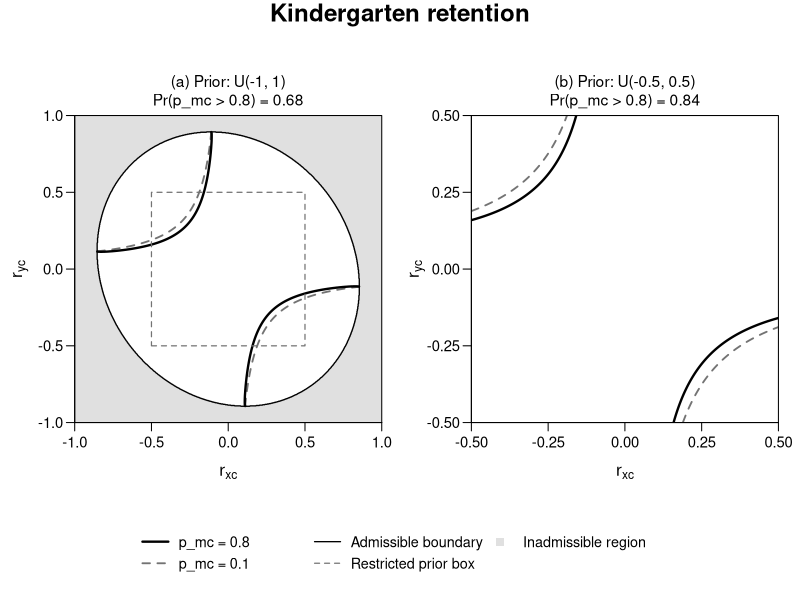
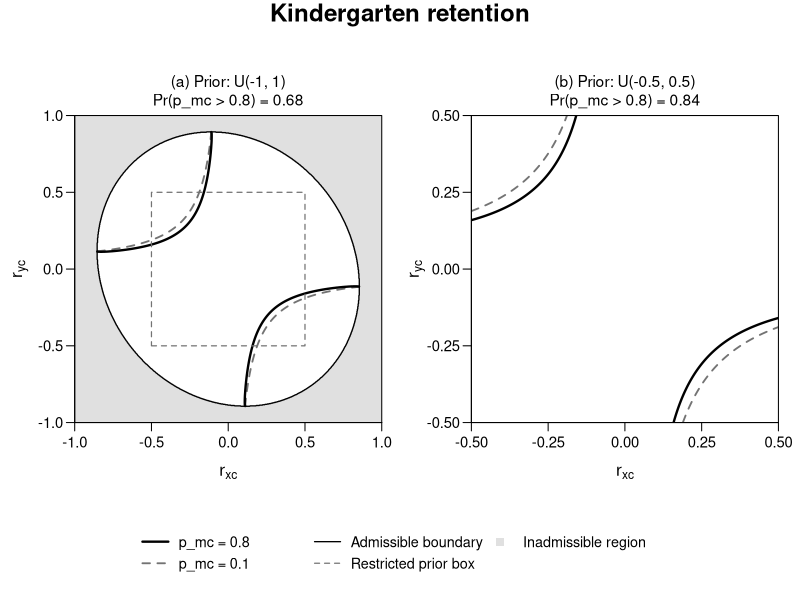
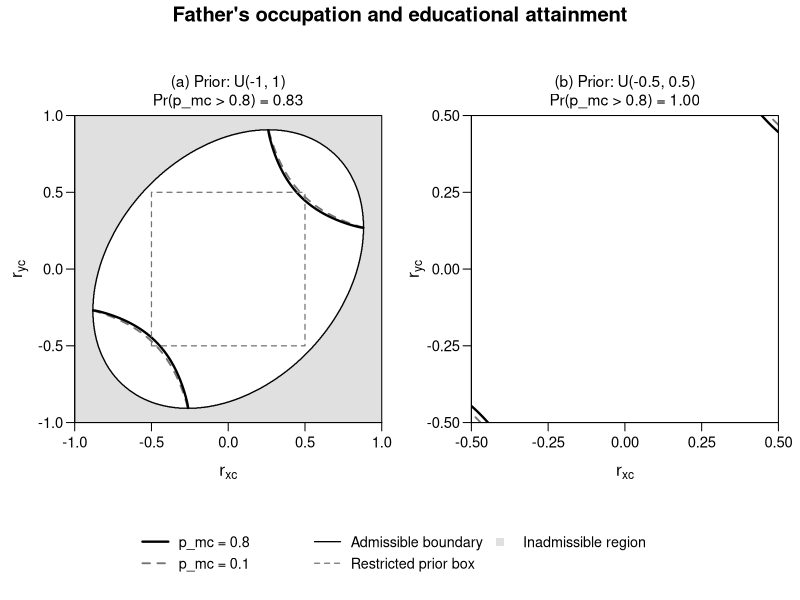
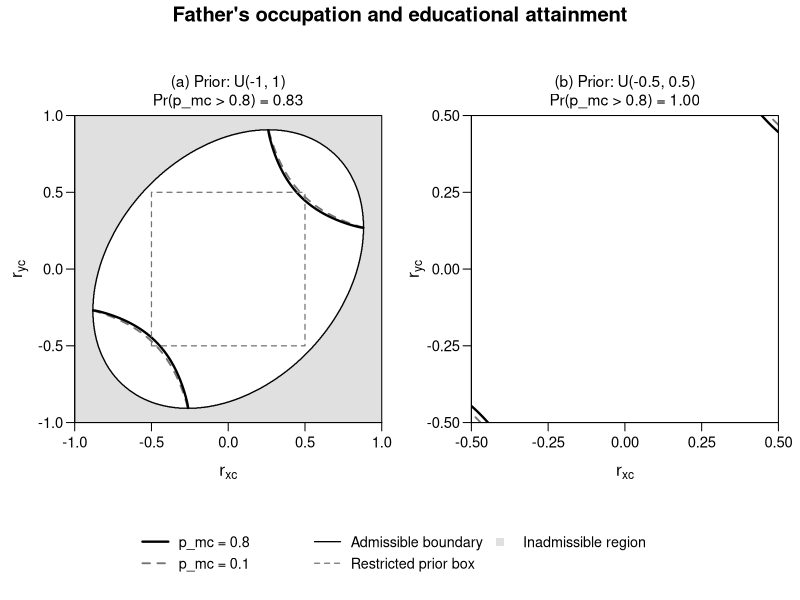

Recreate these plots in R, in order.
# robustness.R -- base R only; run with Rscript robustness.R or source().
# Outputs beside this script: one Table A3 CSV and Figures 1/2 as PDF + PNG.
# Degrees of freedom, 1.96 cutoff, 0.8 threshold,
# 1,000 marginal draws, 100 repetitions and both seed-123 streams are retained.
# Correlation reconstruction and original single-run checks use final_ver's RNG
# order, INCLUDING its initial mcdat() call before the 1,000 replications.
# Table A3 then resets seed=123, exactly as the separate diagnostics script.
# Figure design is unchanged; probability labels now use Table A3's 100-run means.
# Both figures use two-decimal probability labels.

output_dir <- local({
  source_files <- lapply(sys.frames(), function(frame) frame$ofile)
  source_files <- Filter(function(path) is.character(path) && length(path) == 1L,
                         source_files)
  script_arg <- grep('^--file=', commandArgs(trailingOnly = FALSE), value = TRUE)
  script_file <- if (length(source_files)) {
    tail(source_files, 1L)[[1L]]
  } else if (length(script_arg)) {
    sub('^--file=', '', script_arg[1L])
  } else {
    NULL
  }
  script_dir <- if (is.null(script_file)) getwd() else dirname(normalizePath(script_file))
  path <- script_dir
  dir.create(path, recursive = TRUE, showWarnings = FALSE)
  path
})

vrnorm <- Vectorize(rnorm,c("n","mean","sd"))

mcdat <- function() {
  dat <- mat.or.vec(7639,4)
  size <- c(9,12,14,12,24,23,47,48,46,48,47,49,45,39,8,3054,1661,983,323,441,154,213,143,85,49,35,16,8,3)
  dat[,1] <- rep(c(1,0),times=c(471,7168))
  dat[,2] <- rep(1:29,times=size)
  # Define means and standard deviations for the logit of propensity scores (z)
  meanz <- c(-5.42, -4.25, -3.42, -2.98, -2.57, -2.15, -1.75, -1.24, -0.83, -0.46, 
             -0.01, 0.53, 1.16, 1.99, 3.7, -5.38, -4.27, -3.5, -2.97, -2.55, 
             -2.14, -1.77, -1.27, -0.86, -0.47, -0.04, 0.56, 1.14, 1.8)
  sdz <- c(0.4, 0.24, 0.2, 0.1, 0.17, 0.07, 0.15, 0.14, 0.11, 0.12, 0.11, 0.22, 
           0.2, 0.33, 1.09, 0.39, 0.25, 0.2, 0.1, 0.16, 0.07, 0.15, 0.14, 0.1, 
           0.11, 0.15, 0.17, 0.17, 0.17)
  z <- vrnorm(size,meanz,sdz)
  z <- unlist(z)
  dat[,3] <- z
  # Define means and standard deviations for reading scores (y)
  meany <- c(47.41,47.25,42.66, 45.24,44.07,36.63,37.41,39.79,37.78,35,34.3,32.06,31.09,33.87,32.84,
             59.22,55.62,52.49,52.45,50.05,48.77,45.89,46,43.28,42.18,40.45,33.03,35.27,40.47)
  sdy <- c(11.73,15.50,15.92,17.32,14.43,13.88,10.92,15.37,12.27,9.77,9.05,9.31,11.96,9.15,
           7.71,11.64,11.30,11.95,12.53,12.15,12.67,12.40,13.37,11.52,13.34,13.08,14.33,8.25,8.60)
  y <- vrnorm(size,meany,sdy)
  y <- unlist(y)
  dat[,4] <- y
  dat <- data.frame(dat)
  colnames(dat) <- c("x","strata","z","y")
  rxz <- cor(dat$x,dat$z)
  ryz <- cor(dat$y,dat$z)
  rxy <- cor(dat$x,dat$y)
  rxyonz <- (rxy-rxz*ryz)/sqrt((1-rxz^2)*(1-ryz^2))
  result <- c(rxz,ryz,rxy,rxyonz)
  return(result)
}

# Explicitly retain the default RNG used in the supplied R scripts (R >= 3.6).
RNGkind("Mersenne-Twister", "Inversion", "Rejection")
set.seed(123)
cat("R version:", R.version.string, "\nRNG kind:",
    paste(RNGkind(), collapse=", "), "\nSeeds: 123 for each original script stream.\n")

# The first 15 group sizes total 471 retained children; the other 14 total
# 7,168 promoted children (N=7,639). Keep all original summary inputs.
# z and y are generated independently WITHIN each treatment-by-stratum cell.
# This imposes zero within-cell covariance; Table 8's marginal summaries do
# not identify that covariance or a unique study correlation matrix.
# In particular, r_yz is negative. The downstream model uses r_yz^2.
# These are synthetic working correlations, not recovered raw study records.
initial_mcdat <- mcdat()  # Preserve original RNG consumption; not one of the 1,000.
output <- t(replicate(1000L, mcdat()))
colnames(output) <- c("rxz", "ryz", "rxy", "rxy|z")
correlation_summary <- data.frame(
  correlation=colnames(output), mean=colMeans(output),
  sd_across_simulations=apply(output, 2L, sd),
  mcse_mean_1000=apply(output, 2L, sd)/sqrt(1000L),
  first_500_mean=colMeans(output[1:500, ]),
  last_500_mean=colMeans(output[501:1000, ]), row.names=NULL)
correlation_summary$half_difference <- abs(correlation_summary$first_500_mean -
                                           correlation_summary$last_500_mean)
checkpoints <- c(100L, 250L, 500L, 750L, 1000L)
correlation_running_means <- data.frame(
  simulations=checkpoints,
  t(vapply(checkpoints, function(n) colMeans(output[seq_len(n), ]), numeric(4L))),
  check.names=FALSE)
cat("\nHong & Raudenbush: 1,000 synthetic data sets\n")
print(correlation_summary, digits=10, row.names=FALSE)
cat("\nCumulative means (stability diagnostic, not proof of convergence):\n")
print(correlation_running_means, digits=10, row.names=FALSE)
cat("\nPMC working inputs retained: partial r=-0.13, r_xz=0.52, |r_yz|=0.45.\n",
    "Reconstruction r_yz is negative; squared inputs remain 0.2704 / 0.2025.\n",
    "Within-cell covariance is unidentified and is set to zero by mcdat().\n", sep="")

n_marginal <- 1000L
n_repeats <- 100L
threshold <- 0.8
# Frank (2000), Table 1: two observed covariates require a matrix cross term.
# Keep full precision for both Monte Carlo inputs and the Education surface.
education_inputs <- local({
  rxy <- 0.427
  rXZ <- c(-0.437, -0.289)
  rYZ <- c(-0.317, -0.350)
  RZZ <- matrix(c(1, 0.263, 0.263, 1), 2L)
  cross_term <- drop(crossprod(rXZ, solve(RZZ, rYZ)))
  rxz2 <- drop(crossprod(rXZ, solve(RZZ, rXZ)))
  ryz2 <- drop(crossprod(rYZ, solve(RZZ, rYZ)))
  list(cross_term=cross_term, rxz2=rxz2, ryz2=ryz2,
       partial_r=(rxy-cross_term)/sqrt((1-rxz2)*(1-ryz2)))
})
scenarios <- list(
  list(name = "Retention U(-1,1)", bounds = c(-1,1), partial_r=-0.13,
       rxz2=0.52^2, ryz2=0.45^2, nu=7635, direction=-1),
  list(name = "Retention U(-0.5,0.5)", bounds = c(-0.5,0.5), partial_r=-0.13,
       rxz2=0.52^2, ryz2=0.45^2, nu=7635, direction=-1),
  list(name = "Education U(-1,1)", bounds = c(-1,1), partial_r=education_inputs$partial_r,
       rxz2=education_inputs$rxz2, ryz2=education_inputs$ryz2, nu=10562, direction=+1),
  list(name = "Education U(-0.5,0.5)", bounds = c(-0.5,0.5), partial_r=education_inputs$partial_r,
       rxz2=education_inputs$rxz2, ryz2=education_inputs$ryz2, nu=10562, direction=+1)
)

# Shared pointwise calculation, algebraically identical to hong()/edu().
# Strict admissibility is identical to diagnostics and the drawing surface.
# No binomial standard error is computed from Cartesian pairs: they share axes.
evaluate_pairs <- function(xs, ys, partial_r, rxz2, ryz2, nu, direction) {
  xx <- matrix(rep(xs, times=length(ys)), nrow=length(xs))
  yy <- matrix(rep(ys, each=length(xs)), nrow=length(xs))
  q <- partial_r * sqrt((1-rxz2) * (1-ryz2))
  vx <- 1 - rxz2 - xx*xx
  vy <- 1 - ryz2 - yy*yy
  adjusted <- q - xx*yy
  determinant <- vx*vy - adjusted*adjusted
  valid <- vx > 0 & vy > 0 & determinant > 0
  n_valid <- sum(valid)
  if (!n_valid) stop("No admissible candidate pairs")
  z <- direction * adjusted[valid] / sqrt(determinant[valid] / nu) - 1.96
  p <- pnorm(z)
  c(p_hat=mean(p > threshold), n_admissible=n_valid,
    acceptance_rate=n_valid/(length(xs)*length(ys)),
    mean_pointwise_pmc=mean(p),
    pmc_q025=unname(quantile(p, 0.025)), pmc_q975=unname(quantile(p, 0.975)),
    determinant_only_extra=sum(determinant > 0 & !valid))
}

estimate_one <- function(bounds, partial_r, rxz2, ryz2, nu, direction) {
  xs <- sort(runif(n_marginal, bounds[1], bounds[2]))
  ys <- sort(runif(n_marginal, bounds[1], bounds[2]))
  evaluate_pairs(xs, ys, partial_r, rxz2, ryz2, nu, direction)
}

# Reproduce the four original figure-script estimates BEFORE resetting the RNG.
# These single-run results are retained for comparison, not used as final labels.
original_single_run <- do.call(rbind, lapply(scenarios, function(s) {
  a <- estimate_one(s$bounds, s$partial_r, s$rxz2, s$ryz2, s$nu, s$direction)
  data.frame(scenario=s$name, as.list(a), check.names=FALSE)
}))
cat("\nOriginal final_ver single-run checks (original RNG order):\n")
print(original_single_run, digits=10, row.names=FALSE)

# Independent seed reset preserves every repetition of PMC_100run_diagnostics.R.
set.seed(123)
all_runs <- vector("list", length(scenarios))
summary_rows <- vector("list", length(scenarios))
for (i in seq_along(scenarios)) {
  s <- scenarios[[i]]
  rep_results <- replicate(n_repeats,
    estimate_one(s$bounds, s$partial_r, s$rxz2, s$ryz2, s$nu, s$direction))
  h <- as.numeric(rep_results["p_hat", ])
  n_accepted <- as.numeric(rep_results["n_admissible", ])
  all_runs[[i]] <- data.frame(
    scenario=s$name, run=seq_len(n_repeats), p_hat=h,
    n_admissible=n_accepted,
    acceptance_rate=as.numeric(rep_results["acceptance_rate", ]))
  summary_rows[[i]] <- data.frame(
    scenario=s$name,
    mean_accepted=mean(n_accepted), min_accepted=min(n_accepted),
    max_accepted=max(n_accepted), mean_p=mean(h), sd_across_runs=sd(h),
    se_mean_100=sd(h)/sqrt(n_repeats),
    first_50_mean=mean(h[1:50]), last_50_mean=mean(h[51:100]),
    half_difference=abs(mean(h[1:50])-mean(h[51:100])),
    n_repeats=n_repeats, n_marginal=n_marginal,
    candidate_pairs_per_run=n_marginal^2, threshold=threshold,
    partial_r=s$partial_r, rxz2=s$rxz2, ryz2=s$ryz2, nu=s$nu,
    direction=s$direction, mean_acceptance_rate=mean(n_accepted)/n_marginal^2,
    original_single_run_p=original_single_run$p_hat[i],
    figure_label_2dp=sprintf("%.2f", mean(h)),
    determinant_only_extra_pairs=sum(rep_results["determinant_only_extra", ]))
  cat("Completed", i, "/", length(scenarios), "scenarios:", s$name, "\n")
}
run_df <- do.call(rbind, all_runs)  # In memory for audit; no extra raw CSV output.
summary_df <- do.call(rbind, summary_rows)
write.csv(summary_df, file.path(output_dir, "robustness_summary.csv"), row.names=FALSE)
cat("\nTable A3: conditional Pr(p_mc > 0.8 | admissible); mean of 100 run proportions.\n")
print(summary_df[, 1:10], digits=10, row.names=FALSE)
cat("\nSD is single-run simulation variability; MCSE of the 100-run mean = SD/10.\n",
    "The 1,000,000 Cartesian pairs per run are NOT independent observations.\n",
    "Admissible-pair counts are not effective sample sizes.\n",
    "First/last-half comparisons describe stability, not a convergence proof.\n",
    "Figure labels use these 100-run means rounded to two decimals.\n", sep="")
figure_probabilities <- summary_df$mean_p
retention_full_prob <- figure_probabilities[1L]
retention_restricted_prob <- figure_probabilities[2L]
education_full_prob <- figure_probabilities[3L]
education_restricted_prob <- figure_probabilities[4L]

make_surface <- function(lb, ub, rxy_z, rxz2, ryz2, nu, sign_r, n_grid = 801L) {
  x <- seq(lb, ub, length.out = n_grid)
  y <- seq(lb, ub, length.out = n_grid)
  X <- matrix(rep(x, times = n_grid), nrow = n_grid, ncol = n_grid)
  Y <- matrix(rep(y, each = n_grid), nrow = n_grid, ncol = n_grid)

  numerator <- rxy_z * sqrt((1 - ryz2) * (1 - rxz2)) - X * Y
  v_x <- 1 - rxz2 - X^2
  v_y <- 1 - ryz2 - Y^2
  determinant <- v_x * v_y - numerator^2

  # Conditions in manuscript Eq. (5): positive residual variances and determinant.
  admissible <- (v_x > 0) & (v_y > 0) & (determinant > 0)
  z <- matrix(NA_real_, nrow = n_grid, ncol = n_grid)
  z[admissible] <- pnorm(sign_r * numerator[admissible] /
                        sqrt(determinant[admissible] / nu) - 1.96)
  list(x = x, y = y, z = z, admissible = admissible)
}

plot_panel_bw <- function(surface, prior_title, reported_p, restricted_box = FALSE) {
  x <- surface$x
  y <- surface$y
  z <- surface$z
  admissible <- surface$admissible
  lo <- min(x)
  hi <- max(x)

  # Do not label contours on the curves; the separate legend is clearer.
  par(mar = c(3.8, 4.3, 3.5, 1.1), mgp = c(2.3, 0.7, 0), pty = 's')
  plot(NA_real_, NA_real_, type = 'n', xlim = c(lo, hi), ylim = c(lo, hi),
       xaxs = 'i', yaxs = 'i', asp = 1, axes = FALSE, xlab = '', ylab = '')

  # White feasible region / grey inadmissible region.
  image(x, y, 1 * admissible, add = TRUE, useRaster = TRUE,
        breaks = c(-0.5, 0.5, 1.5), col = c('grey88', 'white'))

  # Only two pmc levels: dashed 0.1, solid 0.8.
  z_range <- range(z, finite = TRUE)
  if (z_range[1] < 0.1 && z_range[2] > 0.1) {
    contour(x, y, z, add = TRUE, levels = 0.1,
            drawlabels = FALSE, col = 'grey45', lty = 2, lwd = 1.8)
  }
  if (z_range[1] < 0.8 && z_range[2] > 0.8) {
    contour(x, y, z, add = TRUE, levels = 0.8,
            drawlabels = FALSE, col = 'black', lty = 1, lwd = 2.3)
  }

  # Boundary of admissible region; not present if every point is admissible.
  if (any(admissible) && any(!admissible)) {
    contour(x, y, 1 * admissible, add = TRUE, levels = 0.5,
            drawlabels = FALSE, col = 'black', lty = 1, lwd = 1.3)
  }

  # Restricted range illustrated only on the full-range panel of retention.
  if (restricted_box) {
    rect(-0.5, -0.5, 0.5, 0.5, border = 'grey45', lty = 2, lwd = 1.2)
  }

  ticks <- if (lo == -1) seq(-1, 1, 0.5) else seq(-0.5, 0.5, 0.25)
  axis(1, at = ticks, cex.axis = 1.07)
  axis(2, at = ticks, las = 1, cex.axis = 1.07)
  box(lwd = 1)
  title(xlab = expression(r[xc]), ylab = expression(r[yc]),
        cex.lab = 1.25, line = 2.6)
  title(main = paste0(prior_title,
                      '\nPr(p_mc > 0.8) = ', sprintf('%.2f', reported_p)),
        cex.main = 1.12, font.main = 1, line = 0.6)
}

plot_legend_bw <- function(show_restricted_box) {
  par(mar = c(0, 0, 0, 0), pty = 'm')
  plot.new()
  entries <- c('p_mc = 0.8', 'p_mc = 0.1', 'Admissible boundary')
  line_types <- c(1, 2, 1)
  line_colors <- c('black', 'grey45', 'black')
  line_widths <- c(2.3, 1.8, 1.3)
  symbols <- c(NA, NA, NA)
  if (show_restricted_box) {
    entries <- c(entries, 'Restricted prior box')
    line_types <- c(line_types, 2)
    line_colors <- c(line_colors, 'grey45')
    line_widths <- c(line_widths, 1.2)
    symbols <- c(symbols, NA)
  }
  entries <- c(entries, 'Inadmissible region')
  line_types <- c(line_types, NA)
  line_colors <- c(line_colors, 'grey88')
  line_widths <- c(line_widths, NA)
  symbols <- c(symbols, 15)

  legend('center', legend = entries, ncol = 3, bty = 'n',
         lty = line_types, lwd = line_widths, col = line_colors,
         pch = symbols, pt.cex = 1.3,
         cex = 1.04, x.intersp = 0.8, y.intersp = 1.25)
}

plot_comparison_bw <- function(example, title_text, filename_stem,
                               baseline_prob, restricted_prob,
                               rxy_z, rxz2, ryz2, nu, sign_r,
                               show_restricted_box = FALSE) {
  # Precompute the full prior and the centre zoom for a direct comparison.
  full <- make_surface(-1, 1, rxy_z, rxz2, ryz2, nu, sign_r)
  restricted <- make_surface(-0.5, 0.5, rxy_z, rxz2, ryz2, nu, sign_r)

  draw <- function() {
    oldpar <- par(no.readonly = TRUE)
    on.exit(par(oldpar))
    layout(matrix(c(1, 2, 3, 3), nrow = 2, byrow = TRUE),
           heights = c(5.6, 1.0))
    par(oma = c(0.3, 0.2, 2.0, 0.2))

    plot_panel_bw(full, '(a) Prior: U(-1, 1)', baseline_prob,
                  restricted_box = show_restricted_box)
    plot_panel_bw(restricted, '(b) Prior: U(-0.5, 0.5)', restricted_prob)
    plot_legend_bw(show_restricted_box)

    mtext(title_text, side = 3, outer = TRUE, line = 0.5,
          cex = if (example == 1L) 1.45 else 1.22, font = 2)
  }

  # PDF: vector contours, labels, boundaries (scalable for LaTeX).
  pdf(file.path(output_dir, paste0(filename_stem, '.pdf')), width = 12, height = 7,
      family = 'Helvetica', useDingbats = FALSE)
  draw()
  dev.off()

  # PNG: 600 DPI, suitable for journal preview/submission.
  png(file.path(output_dir, paste0(filename_stem, '.png')), width = 12, height = 7,
      units = 'in', res = 600)
  draw()
  dev.off()

  if (interactive()) draw()
}
plot_comparison_bw(
  example = 1L,
  title_text = 'Kindergarten retention',
  filename_stem = 'retention',
  baseline_prob = retention_full_prob, restricted_prob = retention_restricted_prob,
  rxy_z = -0.13, rxz2 = 0.52^2, ryz2 = 0.45^2,
  nu = 7635, sign_r = -1,
  show_restricted_box = TRUE
)

plot_comparison_bw(
  example = 2L,
  title_text = "Father's occupation and educational attainment",
  filename_stem = 'education',
  baseline_prob = education_full_prob, restricted_prob = education_restricted_prob,
  rxy_z = education_inputs$partial_r,
  rxz2 = education_inputs$rxz2, ryz2 = education_inputs$ryz2,
  nu = 10562, sign_r = +1,
  show_restricted_box = TRUE
)

cat('\nPDF and 600-DPI PNG figures saved to:', normalizePath(output_dir), '\n')
